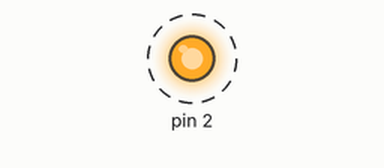
Bench run of a sketch on a simulated Arduino Uno, built with avr-gcc and run on an emulated ATmega328P. On the bench: output pins drawn as LEDs (lit = HIGH). Dashed ring = blinking. What the sketch prints to the serial monitor is not drawn.

Above: at 5.15 s.
Timing chart, 0 to 8.0 s (numbered marks = the images above):
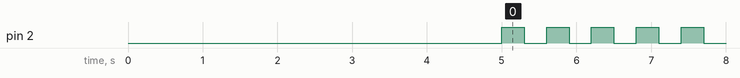

Measured:
- by itself, pin 2: alternates HIGH for 0.30 s and LOW for 0.30 s

The sketch:

DS08_Build_In_LED_Blink.ino
```cpp
/*
   Flash Blink
   modified for esp8266 on January 2020
   modified by Digital Siam
*/

void setup() {
 Serial.begin(115200);
 pinMode(2, OUTPUT);
 delay(5000);
 Serial.println("program DS08");
 Serial.println("Flash Blink");
 Serial.println("modified for esp8266");
 Serial.println("modified by Digital Siam");
}

void loop() {
  digitalWrite(2,HIGH);
  delay(300);
  digitalWrite(2,LOW);
  delay(300);
}
```
